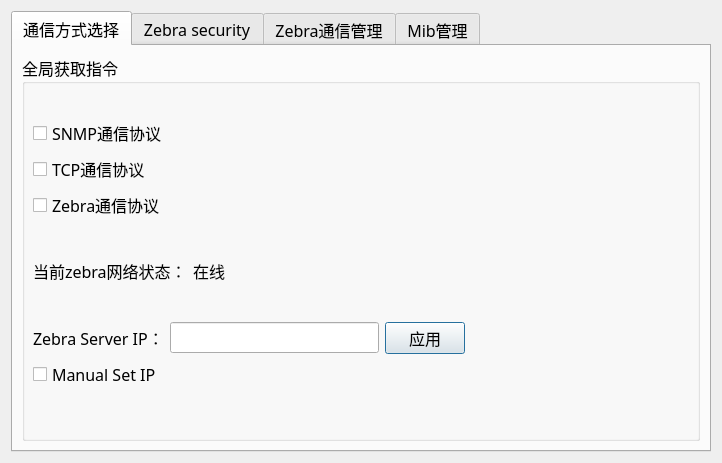
<?xml version="1.0" encoding="UTF-8"?>
<ui version="4.0">
 <class>DialogTempManager</class>
 <widget class="QDialog" name="DialogTempManager">
  <property name="geometry">
   <rect>
    <x>0</x>
    <y>0</y>
    <width>721</width>
    <height>463</height>
   </rect>
  </property>
  <property name="sizePolicy">
   <sizepolicy hsizetype="Fixed" vsizetype="Fixed">
    <horstretch>0</horstretch>
    <verstretch>0</verstretch>
   </sizepolicy>
  </property>
  <property name="font">
   <font>
    <family>微软雅黑</family>
    <pointsize>12</pointsize>
   </font>
  </property>
  <property name="windowTitle">
   <string>通信管理</string>
  </property>
  <layout class="QVBoxLayout" name="verticalLayout">
   <item>
    <widget class="QTabWidget" name="tabWidget_addChannel">
     <property name="sizePolicy">
      <sizepolicy hsizetype="Fixed" vsizetype="Fixed">
       <horstretch>0</horstretch>
       <verstretch>0</verstretch>
      </sizepolicy>
     </property>
     <property name="minimumSize">
      <size>
       <width>700</width>
       <height>420</height>
      </size>
     </property>
     <property name="currentIndex">
      <number>0</number>
     </property>
     <widget class="QWidget" name="tab_communicationGet">
      <attribute name="title">
       <string>通信方式选择</string>
      </attribute>
      <layout class="QVBoxLayout" name="verticalLayout_2">
       <item>
        <widget class="QGroupBox" name="groupBox">
         <property name="sizePolicy">
          <sizepolicy hsizetype="Minimum" vsizetype="Preferred">
           <horstretch>0</horstretch>
           <verstretch>0</verstretch>
          </sizepolicy>
         </property>
         <property name="title">
          <string>全局获取指令</string>
         </property>
         <widget class="QWidget" name="layoutWidget">
          <property name="geometry">
           <rect>
            <x>11</x>
            <y>23</y>
            <width>641</width>
            <height>351</height>
           </rect>
          </property>
          <layout class="QGridLayout" name="gridLayout_4">
           <item row="0" column="0">
            <layout class="QVBoxLayout" name="verticalLayout_3">
             <item>
              <spacer name="verticalSpacer_3">
               <property name="orientation">
                <enum>Qt::Vertical</enum>
               </property>
               <property name="sizeType">
                <enum>QSizePolicy::Fixed</enum>
               </property>
               <property name="sizeHint" stdset="0">
                <size>
                 <width>20</width>
                 <height>40</height>
                </size>
               </property>
              </spacer>
             </item>
             <item>
              <widget class="QCheckBox" name="checkBox_snmpGet">
               <property name="minimumSize">
                <size>
                 <width>471</width>
                 <height>0</height>
                </size>
               </property>
               <property name="text">
                <string>SNMP通信协议</string>
               </property>
               <property name="checked">
                <bool>false</bool>
               </property>
              </widget>
             </item>
             <item>
              <widget class="QCheckBox" name="checkBox_tcpGet">
               <property name="minimumSize">
                <size>
                 <width>471</width>
                 <height>0</height>
                </size>
               </property>
               <property name="text">
                <string>TCP通信协议</string>
               </property>
              </widget>
             </item>
             <item>
              <widget class="QCheckBox" name="checkBox_zebraGet">
               <property name="minimumSize">
                <size>
                 <width>471</width>
                 <height>0</height>
                </size>
               </property>
               <property name="maximumSize">
                <size>
                 <width>16777215</width>
                 <height>16777215</height>
                </size>
               </property>
               <property name="text">
                <string>Zebra通信协议</string>
               </property>
              </widget>
             </item>
            </layout>
           </item>
           <item row="1" column="0">
            <layout class="QHBoxLayout" name="horizontalLayout">
             <item>
              <widget class="QLabel" name="label">
               <property name="sizePolicy">
                <sizepolicy hsizetype="Minimum" vsizetype="Preferred">
                 <horstretch>0</horstretch>
                 <verstretch>0</verstretch>
                </sizepolicy>
               </property>
               <property name="minimumSize">
                <size>
                 <width>130</width>
                 <height>0</height>
                </size>
               </property>
               <property name="text">
                <string>当前zebra网络状态：</string>
               </property>
              </widget>
             </item>
             <item>
              <widget class="QLabel" name="label_zebra_netstate">
               <property name="sizePolicy">
                <sizepolicy hsizetype="Expanding" vsizetype="Preferred">
                 <horstretch>0</horstretch>
                 <verstretch>0</verstretch>
                </sizepolicy>
               </property>
               <property name="minimumSize">
                <size>
                 <width>50</width>
                 <height>0</height>
                </size>
               </property>
               <property name="text">
                <string>在线</string>
               </property>
              </widget>
             </item>
            </layout>
           </item>
           <item row="2" column="0">
            <layout class="QHBoxLayout" name="horizontalLayout_2">
             <item>
              <widget class="QLabel" name="label_serverIP">
               <property name="lineWidth">
                <number>1</number>
               </property>
               <property name="text">
                <string>Zebra Server IP：</string>
               </property>
              </widget>
             </item>
             <item>
              <widget class="QLineEdit" name="lineEdit_zebraServerIP"/>
             </item>
             <item>
              <widget class="QPushButton" name="pushButton_apply">
               <property name="text">
                <string>应用</string>
               </property>
              </widget>
             </item>
             <item>
              <spacer name="horizontalSpacer_2">
               <property name="orientation">
                <enum>Qt::Horizontal</enum>
               </property>
               <property name="sizeHint" stdset="0">
                <size>
                 <width>40</width>
                 <height>20</height>
                </size>
               </property>
              </spacer>
             </item>
            </layout>
           </item>
           <item row="3" column="0">
            <widget class="QCheckBox" name="checkbox_manual_set_ip">
             <property name="text">
              <string>Manual Set IP</string>
             </property>
            </widget>
           </item>
           <item row="4" column="0">
            <spacer name="verticalSpacer_4">
             <property name="orientation">
              <enum>Qt::Vertical</enum>
             </property>
             <property name="sizeType">
              <enum>QSizePolicy::Fixed</enum>
             </property>
             <property name="sizeHint" stdset="0">
              <size>
               <width>20</width>
               <height>40</height>
              </size>
             </property>
            </spacer>
           </item>
          </layout>
         </widget>
        </widget>
       </item>
      </layout>
     </widget>
     <widget class="QWidget" name="tab_zebrasecurity">
      <attribute name="title">
       <string>Zebra security</string>
      </attribute>
      <widget class="QWidget" name="layoutWidget">
       <property name="geometry">
        <rect>
         <x>19</x>
         <y>10</y>
         <width>671</width>
         <height>361</height>
        </rect>
       </property>
       <layout class="QGridLayout" name="gridLayout_3" columnstretch="9,10,9,10,9">
        <item row="1" column="0">
         <spacer name="horizontalSpacer">
          <property name="orientation">
           <enum>Qt::Horizontal</enum>
          </property>
          <property name="sizeType">
           <enum>QSizePolicy::Fixed</enum>
          </property>
          <property name="sizeHint" stdset="0">
           <size>
            <width>40</width>
            <height>20</height>
           </size>
          </property>
         </spacer>
        </item>
        <item row="0" column="1" colspan="3">
         <layout class="QHBoxLayout" name="horizontalLayout_3">
          <item>
           <widget class="QLineEdit" name="boxip_lineEdit">
            <property name="sizePolicy">
             <sizepolicy hsizetype="Minimum" vsizetype="Fixed">
              <horstretch>0</horstretch>
              <verstretch>0</verstretch>
             </sizepolicy>
            </property>
            <property name="minimumSize">
             <size>
              <width>100</width>
              <height>0</height>
             </size>
            </property>
           </widget>
          </item>
          <item>
           <widget class="QPushButton" name="boxsearch_pushButton">
            <property name="minimumSize">
             <size>
              <width>0</width>
              <height>0</height>
             </size>
            </property>
            <property name="text">
             <string>查找</string>
            </property>
           </widget>
          </item>
          <item>
           <widget class="QPushButton" name="del_all_offline_pushButton">
            <property name="minimumSize">
             <size>
              <width>120</width>
              <height>0</height>
             </size>
            </property>
            <property name="text">
             <string>清空离线列表</string>
            </property>
           </widget>
          </item>
         </layout>
        </item>
        <item row="1" column="1">
         <widget class="QTableWidget" name="online_tableWidget">
          <property name="font">
           <font>
            <pointsize>12</pointsize>
           </font>
          </property>
         </widget>
        </item>
        <item row="1" column="3">
         <widget class="QTableWidget" name="offline_tableWidget">
          <property name="font">
           <font>
            <pointsize>12</pointsize>
           </font>
          </property>
         </widget>
        </item>
        <item row="1" column="4">
         <spacer name="horizontalSpacer_3">
          <property name="orientation">
           <enum>Qt::Horizontal</enum>
          </property>
          <property name="sizeType">
           <enum>QSizePolicy::Fixed</enum>
          </property>
          <property name="sizeHint" stdset="0">
           <size>
            <width>40</width>
            <height>20</height>
           </size>
          </property>
         </spacer>
        </item>
        <item row="1" column="2">
         <spacer name="horizontalSpacer_4">
          <property name="orientation">
           <enum>Qt::Horizontal</enum>
          </property>
          <property name="sizeHint" stdset="0">
           <size>
            <width>40</width>
            <height>20</height>
           </size>
          </property>
         </spacer>
        </item>
       </layout>
      </widget>
     </widget>
     <widget class="QWidget" name="tab_zebraManager">
      <attribute name="title">
       <string>Zebra通信管理</string>
      </attribute>
      <layout class="QGridLayout" name="gridLayout_2">
       <item row="1" column="1">
        <widget class="QPushButton" name="pushButton_deleteChannel">
         <property name="text">
          <string>删除通道</string>
         </property>
        </widget>
       </item>
       <item row="3" column="1">
        <spacer name="verticalSpacer_2">
         <property name="orientation">
          <enum>Qt::Vertical</enum>
         </property>
         <property name="sizeHint" stdset="0">
          <size>
           <width>20</width>
           <height>279</height>
          </size>
         </property>
        </spacer>
       </item>
       <item row="0" column="1">
        <widget class="QPushButton" name="pushButton_addChannel">
         <property name="text">
          <string>添加通道</string>
         </property>
        </widget>
       </item>
       <item row="0" column="0" rowspan="4">
        <widget class="QTableWidget" name="tableWidget_zebra">
         <property name="font">
          <font>
           <pointsize>12</pointsize>
          </font>
         </property>
         <attribute name="horizontalHeaderStretchLastSection">
          <bool>true</bool>
         </attribute>
         <attribute name="verticalHeaderVisible">
          <bool>false</bool>
         </attribute>
         <column>
          <property name="text">
           <string>IP地址</string>
          </property>
         </column>
        </widget>
       </item>
       <item row="2" column="1">
        <widget class="QPushButton" name="channel_search_pushButton">
         <property name="text">
          <string>查找通道</string>
         </property>
        </widget>
       </item>
      </layout>
     </widget>
     <widget class="QWidget" name="tab_mibManager">
      <attribute name="title">
       <string>Mib管理</string>
      </attribute>
      <layout class="QGridLayout" name="gridLayout">
       <item row="0" column="0" rowspan="3">
        <widget class="QTableWidget" name="tableWidget_snmp">
         <property name="editTriggers">
          <set>QAbstractItemView::AnyKeyPressed|QAbstractItemView::EditKeyPressed</set>
         </property>
         <property name="selectionMode">
          <enum>QAbstractItemView::SingleSelection</enum>
         </property>
         <property name="selectionBehavior">
          <enum>QAbstractItemView::SelectRows</enum>
         </property>
         <property name="columnCount">
          <number>2</number>
         </property>
         <attribute name="horizontalHeaderVisible">
          <bool>false</bool>
         </attribute>
         <attribute name="horizontalHeaderStretchLastSection">
          <bool>true</bool>
         </attribute>
         <attribute name="verticalHeaderVisible">
          <bool>false</bool>
         </attribute>
         <attribute name="verticalHeaderStretchLastSection">
          <bool>false</bool>
         </attribute>
         <column>
          <property name="text">
           <string>名称</string>
          </property>
         </column>
         <column>
          <property name="text">
           <string>标识符</string>
          </property>
         </column>
        </widget>
       </item>
       <item row="0" column="1">
        <widget class="QPushButton" name="pushButton_addMib">
         <property name="text">
          <string>添加</string>
         </property>
        </widget>
       </item>
       <item row="1" column="1">
        <widget class="QPushButton" name="pushButton_deleteMib">
         <property name="text">
          <string>删除</string>
         </property>
        </widget>
       </item>
       <item row="2" column="1">
        <spacer name="verticalSpacer">
         <property name="orientation">
          <enum>Qt::Vertical</enum>
         </property>
         <property name="sizeHint" stdset="0">
          <size>
           <width>20</width>
           <height>250</height>
          </size>
         </property>
        </spacer>
       </item>
      </layout>
     </widget>
    </widget>
   </item>
  </layout>
 </widget>
 <resources/>
 <connections/>
</ui>
